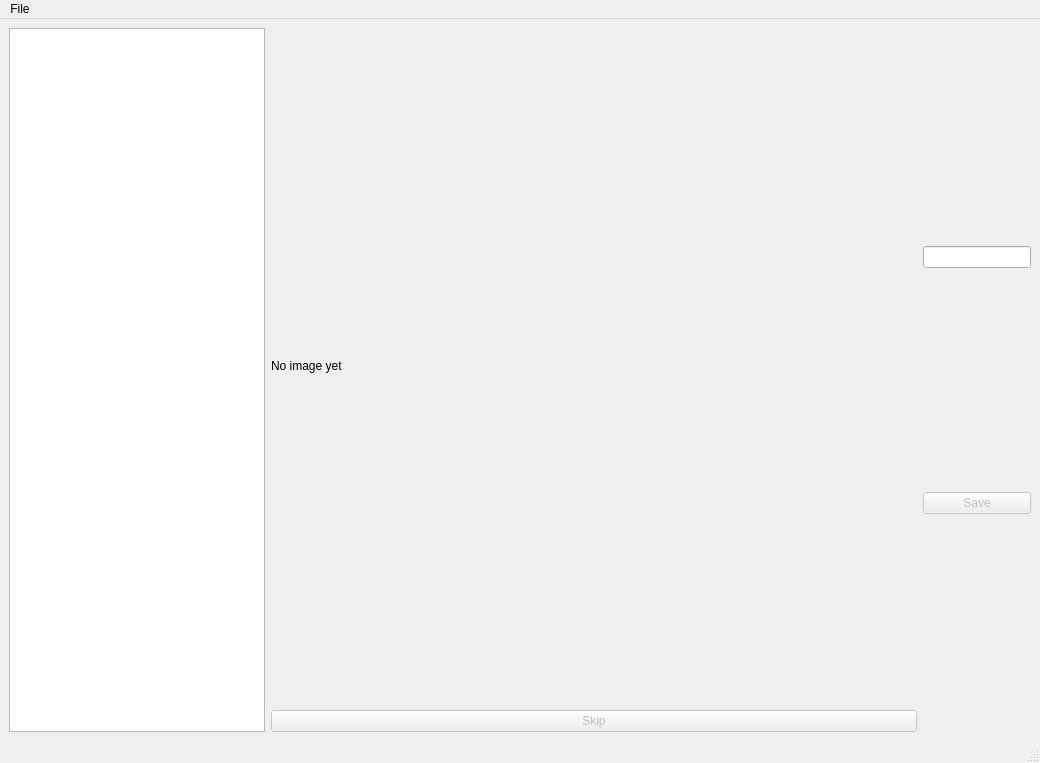
<?xml version="1.0" encoding="UTF-8"?>
<ui version="4.0">
 <class>DatasetBuilder</class>
 <widget class="QMainWindow" name="DatasetBuilder">
  <property name="geometry">
   <rect>
    <x>0</x>
    <y>0</y>
    <width>1040</width>
    <height>763</height>
   </rect>
  </property>
  <property name="windowTitle">
   <string>MainWindow</string>
  </property>
  <widget class="QWidget" name="centralwidget">
   <layout class="QHBoxLayout" name="horizontalLayout">
    <item>
     <layout class="QVBoxLayout" name="verticalLayout">
      <property name="sizeConstraint">
       <enum>QLayout::SetFixedSize</enum>
      </property>
      <item>
       <widget class="QListWidget" name="m_lwRemainingFolders">
        <property name="sizePolicy">
         <sizepolicy hsizetype="Preferred" vsizetype="Preferred">
          <horstretch>0</horstretch>
          <verstretch>0</verstretch>
         </sizepolicy>
        </property>
       </widget>
      </item>
     </layout>
    </item>
    <item>
     <layout class="QGridLayout" name="gridLayout">
      <property name="sizeConstraint">
       <enum>QLayout::SetMaximumSize</enum>
      </property>
      <item row="2" column="0">
       <widget class="QPushButton" name="m_pbSkip">
        <property name="enabled">
         <bool>false</bool>
        </property>
        <property name="text">
         <string>Skip</string>
        </property>
       </widget>
      </item>
      <item row="1" column="0">
       <widget class="QLabel" name="m_lblImg">
        <property name="sizePolicy">
         <sizepolicy hsizetype="Expanding" vsizetype="Expanding">
          <horstretch>0</horstretch>
          <verstretch>0</verstretch>
         </sizepolicy>
        </property>
        <property name="minimumSize">
         <size>
          <width>600</width>
          <height>0</height>
         </size>
        </property>
        <property name="text">
         <string>No image yet</string>
        </property>
       </widget>
      </item>
     </layout>
    </item>
    <item>
     <layout class="QGridLayout" name="m_laySave">
      <property name="sizeConstraint">
       <enum>QLayout::SetFixedSize</enum>
      </property>
      <item row="0" column="1">
       <widget class="QLineEdit" name="m_leTextImg">
        <property name="sizePolicy">
         <sizepolicy hsizetype="Fixed" vsizetype="Fixed">
          <horstretch>0</horstretch>
          <verstretch>0</verstretch>
         </sizepolicy>
        </property>
       </widget>
      </item>
      <item row="1" column="1">
       <widget class="QPushButton" name="m_pbSave">
        <property name="enabled">
         <bool>false</bool>
        </property>
        <property name="sizePolicy">
         <sizepolicy hsizetype="Preferred" vsizetype="Fixed">
          <horstretch>0</horstretch>
          <verstretch>0</verstretch>
         </sizepolicy>
        </property>
        <property name="text">
         <string>Save</string>
        </property>
       </widget>
      </item>
     </layout>
    </item>
   </layout>
  </widget>
  <widget class="QMenuBar" name="menubar">
   <property name="geometry">
    <rect>
     <x>0</x>
     <y>0</y>
     <width>1040</width>
     <height>21</height>
    </rect>
   </property>
   <widget class="QMenu" name="menuFile">
    <property name="title">
     <string>File</string>
    </property>
    <addaction name="m_acInputFolders"/>
    <addaction name="m_acOutputFolder"/>
   </widget>
   <addaction name="menuFile"/>
  </widget>
  <widget class="QStatusBar" name="statusbar"/>
  <action name="m_acInputFolders">
   <property name="text">
    <string>Select input folders</string>
   </property>
  </action>
  <action name="m_acOutputFolder">
   <property name="text">
    <string>Select output folder</string>
   </property>
  </action>
 </widget>
 <resources/>
 <connections>
  <connection>
   <sender>m_pbSkip</sender>
   <signal>clicked()</signal>
   <receiver>DatasetBuilder</receiver>
   <slot>SkipCurrentImage()</slot>
   <hints>
    <hint type="sourcelabel">
     <x>307</x>
     <y>562</y>
    </hint>
    <hint type="destinationlabel">
     <x>318</x>
     <y>686</y>
    </hint>
   </hints>
  </connection>
  <connection>
   <sender>m_pbSave</sender>
   <signal>clicked()</signal>
   <receiver>DatasetBuilder</receiver>
   <slot>Save()</slot>
   <hints>
    <hint type="sourcelabel">
     <x>720</x>
     <y>564</y>
    </hint>
    <hint type="destinationlabel">
     <x>707</x>
     <y>637</y>
    </hint>
   </hints>
  </connection>
 </connections>
 <slots>
  <slot>SkipCurrentImage()</slot>
  <slot>Save()</slot>
 </slots>
</ui>
